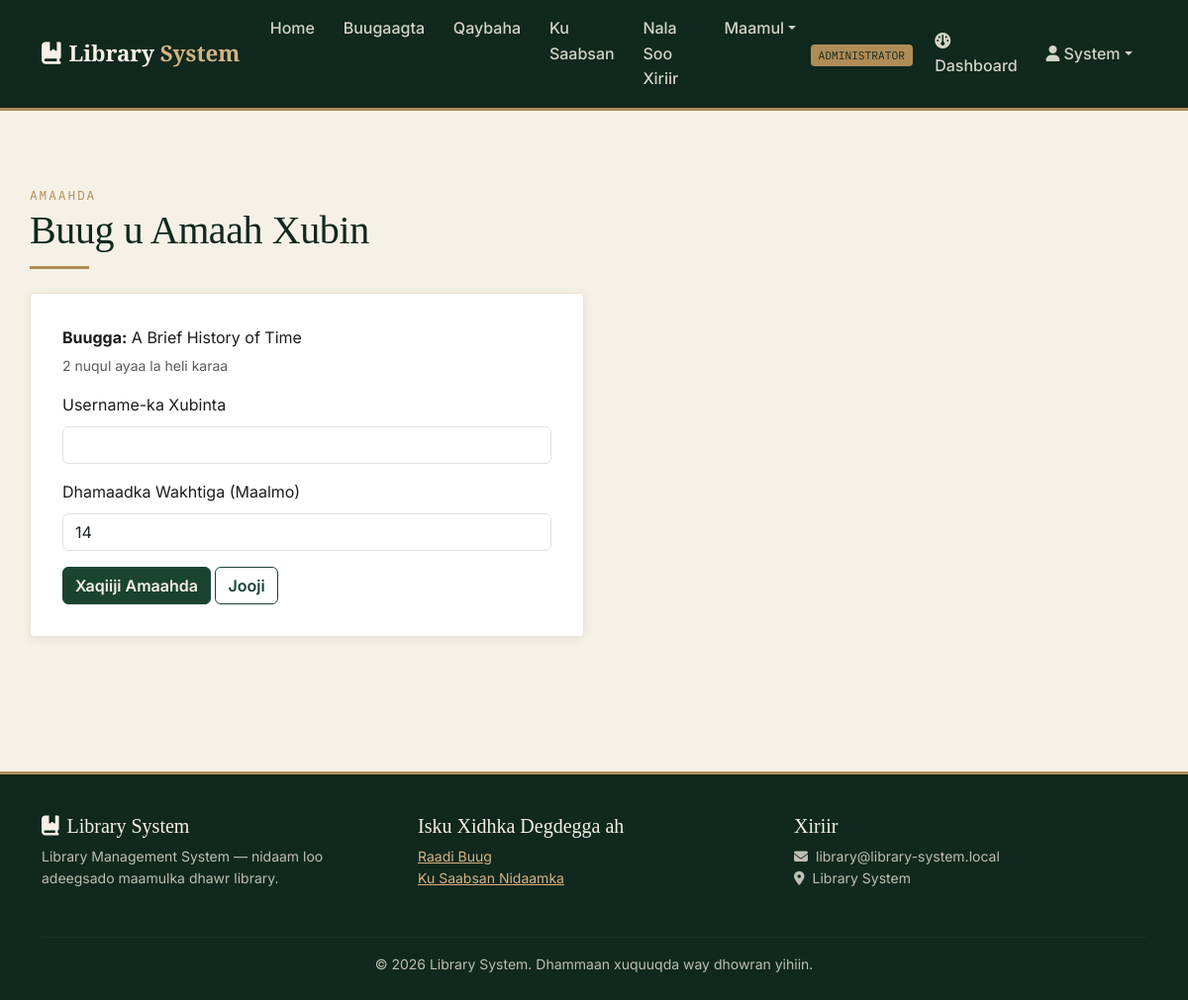
Screenshot of /circulation/borrow/2/ (signed in) with the database file from the repository.
### accounts/models.py (models this page shows, shortened)
class User(AbstractUser):
    class Role(models.TextChoices):
        ADMIN = 'ADMIN', 'Administrator'
        LIBRARIAN = 'LIBRARIAN', 'Librarian'
        MEMBER = 'MEMBER', 'Member'
    library = models.ForeignKey(
        'core.Library', on_delete=models.PROTECT, null=True, blank=True, related_name='users',
        help_text="The library this user belongs to. Leave empty only for the system owner (superuser).",
    )
    role = models.CharField(max_length=10, choices=Role.choices, default=Role.MEMBER)
    phone = models.CharField(max_length=20, blank=True)
    profile_photo = models.ImageField(upload_to='profiles/', blank=True, null=True)
    class MembershipType(models.TextChoices):
        STUDENT = 'STUDENT', 'Student'
        STAFF = 'STAFF', 'Staff'
        PUBLIC = 'PUBLIC', 'Public'
    membership_type = models.CharField(
        max_length=10, choices=MembershipType.choices, default=MembershipType.STUDENT
    )
    class Status(models.TextChoices):
        ACTIVE = 'ACTIVE', 'Active'
        SUSPENDED = 'SUSPENDED', 'Suspended'
        EXPIRED = 'EXPIRED', 'Expired'
    status = models.CharField(max_length=10, choices=Status.choices, default=Status.ACTIVE)
    registration_date = models.DateField(auto_now_add=True)
    def is_admin(self):
        return self.role == self.Role.ADMIN

### catalog/models.py (models this page shows, shortened)
class Book(models.Model):
    library = models.ForeignKey('core.Library', on_delete=models.PROTECT, related_name='books')
    title = models.CharField(max_length=255)
    author = models.CharField(max_length=150)
    isbn = models.CharField("ISBN", max_length=20)
    category = models.ForeignKey(Category, on_delete=models.SET_NULL, null=True, blank=True, related_name='books')
    publisher = models.CharField(max_length=150, blank=True)
    year_published = models.PositiveIntegerField(null=True, blank=True)
    total_copies = models.PositiveIntegerField(default=1)
    available_copies = models.PositiveIntegerField(default=1)
    shelf_location = models.CharField(max_length=50, blank=True)
    cover_image = models.ImageField(upload_to='book_covers/', blank=True, null=True)
    date_added = models.DateTimeField(auto_now_add=True)
    class Meta:
        ordering = ['title']
        unique_together = [('library', 'isbn')]

### circulation/views.py (the view)
# urls.py: path('borrow/<int:book_id>/', views.borrow_book, name='borrow_book'),
@login_required
@user_passes_test(staff_check)
def borrow_book(request, book_id):
    book = get_object_or_404(scope(Book.objects.all(), request.user), pk=book_id)
    if request.method == 'POST':
        form = BorrowForm(request.POST)
        if form.is_valid():
            username = form.cleaned_data['member_username']
            due_days = form.cleaned_data['due_days']
            try:
                member = User.objects.get(username=username, role=User.Role.MEMBER, library=book.library)
            except User.DoesNotExist:
                messages.error(request, "Xubinta lama helin. Fadlan hubi username-ka.")
                return render(request, 'circulation/borrow_form.html', {'form': form, 'book': book})
            if member.status != User.Status.ACTIVE:
                messages.error(request, f"Xubinta '{member}' xaaladeeda ma ahan Active ({member.get_status_display()}).")
                return redirect('catalog:book_detail', pk=book.pk)
            active_loans_count = BorrowRecord.objects.filter(
                member=member, status__in=[BorrowRecord.Status.BORROWED, BorrowRecord.Status.OVERDUE]
            ).count()
            if active_loans_count >= MAX_ACTIVE_LOANS:
                messages.error(
                    request,
                    f"'{member}' waxay hore u haysaa {active_loans_count} buug oo aan weli soo celin. "
                    f"Xadka ugu badan ee la amaahin karo hal mar waa {MAX_ACTIVE_LOANS} buug."
                )
                return redirect('catalog:book_detail', pk=book.pk)
            with transaction.atomic():
                locked_book = Book.objects.select_for_update().get(pk=book.pk)
                if locked_book.available_copies < 1:
                    messages.error(request, "Buugan hadda ma haysto nuqul la heli karo.")
                    return redirect('catalog:book_detail', pk=book.pk)
                record = BorrowRecord.objects.create(
                    member=member,
                    book=locked_book,
                    librarian=request.user,
                    due_date=timezone.localdate() + timedelta(days=due_days),
                )
                locked_book.available_copies -= 1
                locked_book.save()
            _notify(
                member.email,
                "Xaqiijinta Amaahda Buug - Library System",
                (
                    f"Salaan {member.first_name or member.username},\n\n"
                    f"Waxaad amaahatay buugga '{book.title}'.\n"
                    f"Taariikhda dib-u-celinta waa: {record.due_date}.\n\n"
                    "Mahadsanid,\nLibrary System"
                ),
            )
            messages.success(request, f"'{book.title}' waxaa la siiyay {member}.")
            return redirect('catalog:book_detail', pk=book.pk)
    else:
        form = BorrowForm(initial={'due_days': settings.LOAN_PERIOD_DAYS})
    return render(request, 'circulation/borrow_form.html', {'form': form, 'book': book})

### circulation/forms.py
class BorrowForm(forms.Form):
    member_username = forms.CharField(
        label="Username-ka Xubinta", widget=forms.TextInput(attrs={'class': 'form-control'})
    )
    due_days = forms.IntegerField(
        label="Dhamaadka Wakhtiga (Maalmo)", initial=14,
        widget=forms.NumberInput(attrs={'class': 'form-control'})
    )

### circulation/views.py (called while the page is built)
def staff_check(user):
    return user.is_authenticated and (user.is_admin() or user.is_librarian())

### core/scoping.py (called while the page is built)
def scope(queryset, user, field='library'):
    if user.library_id:
        return queryset.filter(**{field: user.library_id})
    if user.is_superuser:
        return queryset
    return queryset.none()

### templates/circulation/borrow_form.html (shortened to what this page needs)
{% extends "base.html" %}
{% block content %}
<div class="container section-pad">
  <span class="section-eyebrow">Amaahda</span>
  <h1>Buug u Amaah Xubin</h1>
  <div class="divider-brass"></div>
  <div class="card-plain" style="max-width: 560px;">
    <p class="mb-1"><strong>Buugga:</strong> {{ book.title }}</p>
    <p class="text-muted small">{{ book.available_copies }} nuqul ayaa la heli karaa</p>
    <form method="post">
      {% for field in form %}
      <div class="mb-3">
        <label class="form-label">{{ field.label }}</label>
        {{ field }}
      </div>
      {% endfor %}
      <button type="submit" class="btn btn-ink">Xaqiiji Amaahda</button>
      <a href="{% url 'catalog:book_detail' book.pk %}" class="btn btn-outline-ink">Jooji</a>
    </form>
  </div>
</div>
{% endblock %}

### templates/base.html (shortened to what this page needs)
{% load static %}
<!DOCTYPE html>
<html lang="so">
<head>
<link href="https://cdn.jsdelivr.net/npm/bootstrap@5.3.3/dist/css/bootstrap.min.css" rel="stylesheet">
<link href="https://cdnjs.cloudflare.com/ajax/libs/font-awesome/6.5.1/css/all.min.css" rel="stylesheet">
</head>
<body>
<nav class="navbar navbar-expand-lg navbar-lms sticky-top">
  <div class="container">
    <a class="navbar-brand" href="{% url 'core:home' %}"><i class="fa-solid fa-book-bookmark me-2"></i>Library <span>System</span></a>
    <div class="collapse navbar-collapse" id="navMain">
      <ul class="navbar-nav me-auto mb-2 mb-lg-0">
        {% if user.is_authenticated %}
          <li class="nav-item"><a class="nav-link" href="{% url 'core:home' %}">Home</a></li>
          <li class="nav-item"><a class="nav-link" href="{% url 'catalog:book_list' %}">Buugaagta</a></li>
          <li class="nav-item"><a class="nav-link" href="{% url 'catalog:category_list' %}">Qaybaha</a></li>
          <li class="nav-item"><a class="nav-link" href="{% url 'core:about' %}">Ku Saabsan</a></li>
          <li class="nav-item"><a class="nav-link" href="{% url 'core:contact' %}">Nala Soo Xiriir</a></li>
          {% if user.is_admin or user.is_librarian or user.is_superuser %}
          <li class="nav-item dropdown">
            <a class="nav-link dropdown-toggle" href="#" role="button" data-bs-toggle="dropdown" aria-expanded="false">Maamul</a>
          </li>
          {% endif %}
        {% endif %}
      </ul>
      <ul class="navbar-nav align-items-lg-center">
        {% if user.is_authenticated %}
          <li class="nav-item me-2"><span class="badge-role">{{ user.get_role_display }}</span></li>
          <li class="nav-item"><a class="nav-link" href="{% url 'core:dashboard' %}"><i class="fa-solid fa-gauge me-1"></i>Dashboard</a></li>
          <li class="nav-item dropdown">
            <a class="nav-link dropdown-toggle" href="#" role="button" data-bs-toggle="dropdown" aria-expanded="false"><i class="fa-solid fa-user me-1"></i>{{ user.first_name|default:user.username }}</a>
          </li>
        {% else %}
          <li class="nav-item"><a class="nav-link" href="{% url 'accounts:login' %}">Log in</a></li>
          <li class="nav-item">
            <a class="btn btn-brass btn-sm ms-lg-2" href="{% url 'accounts:register' %}">Isdiiwaangeli</a>
          </li>
        {% endif %}
      </ul>
    </div>
  </div>
</nav>
<main>
{% block content %}{% endblock %}
</main>
<footer class="footer-lms">
  <div class="container">
    <div class="row">
      <div class="col-md-4 mb-3">
        <h5><i class="fa-solid fa-book-bookmark me-2"></i>Library System</h5>
        <p class="small">Library Management System — nidaam loo adeegsado maamulka dhawr library.</p>
      </div>
      <div class="col-md-4 mb-3">
        <h5>Isku Xidhka Degdegga ah</h5>
        <ul class="list-unstyled small">
          {% if user.is_authenticated %}
          <li><a href="{% url 'catalog:book_list' %}">Raadi Buug</a></li>
          <li><a href="{% url 'core:about' %}">Ku Saabsan Nidaamka</a></li>
          {% else %}
          <li><a href="{% url 'accounts:login' %}">Log in</a></li>
          <li><a href="{% url 'accounts:register' %}">Isdiiwaangeli</a></li>
          {% endif %}
        </ul>
      </div>
      <div class="col-md-4 mb-3">
        <h5>Xiriir</h5>
        <p class="small mb-0"><i class="fa-solid fa-envelope me-2"></i>library@library-system.local</p>
        <p class="small"><i class="fa-solid fa-location-dot me-2"></i>Library System</p>
      </div>
    </div>
    <hr style="border-color: rgba(246,241,231,0.15);">
    <p class="small text-center mb-0">&copy; {% now "Y" %} Library System. Dhammaan xuquuqda way dhowran yihiin.</p>
  </div>
</footer>
</body>
</html>

### templates/base.html (style rules this page uses)
:root { --ink-green: #1B4332; --ink-green-dark: #10281D; --sage: #84A98C; --parchment: #F6F1E7; --parchment-deep: #EDE4D3; --brass: #B08D57; --brass-light: #D4B483; --ink: #1C1C1E; --ink-soft: #4A4A47; --danger: #9B2C2C; --ok: #2F6B3C; --radius: 4px; --shadow-card: 0 2px 10px rgba(16, 40, 29, 0.08); --shadow-lift: 0 10px 30px rgba(16, 40, 29, 0.18); }
* { box-sizing: border-box; }
body { background: var(--parchment); color: var(--ink); font-family: 'Inter', -apple-system, sans-serif; font-size: 16px; line-height: 1.6; }
h1, h2, h3, h4, .display-font { font-family: 'Playfair Display', Georgia, serif; color: var(--ink-green-dark); letter-spacing: -0.01em; }
a { color: var(--ink-green); }
.navbar-lms { background: var(--ink-green-dark); border-bottom: 3px solid var(--brass); }
.navbar-lms .navbar-brand { font-family: 'Playfair Display', serif; font-weight: 700; color: var(--parchment) !important; font-size: 1.4rem; }
.navbar-lms .navbar-brand span { color: var(--brass-light); }
.navbar-lms .nav-link { color: rgba(246, 241, 231, 0.85) !important; font-weight: 500; padding: 0.5rem 0.9rem !important; }
.badge-role { background: var(--brass); color: var(--ink-green-dark); font-family: 'IBM Plex Mono', monospace; font-size: 0.7rem; padding: 0.25rem 0.5rem; border-radius: var(--radius); text-transform: uppercase; }
.btn-ink { background: var(--ink-green); border-color: var(--ink-green); color: var(--parchment); font-weight: 600; }
.btn-outline-ink { border-color: var(--ink-green); color: var(--ink-green); font-weight: 600; }
.section-eyebrow { font-family: 'IBM Plex Mono', monospace; color: var(--brass); text-transform: uppercase; letter-spacing: 0.15em; font-size: 0.8rem; }
.section-pad { padding: 4.5rem 0; }
.divider-brass { width: 60px; height: 3px; background: var(--brass); margin: 0.75rem 0 1.5rem; }
footer.footer-lms { background: var(--ink-green-dark); color: rgba(246, 241, 231, 0.75); padding: 2.5rem 0 1.5rem; margin-top: 4rem; border-top: 3px solid var(--brass); }
footer.footer-lms a { color: var(--brass-light); }
footer.footer-lms h5 { color: var(--parchment); font-family: 'Playfair Display', serif; }
.card-plain { background: #fff; border: 1px solid var(--parchment-deep); border-radius: var(--radius); box-shadow: var(--shadow-card); padding: 2rem; }

### rows the page displays
User: role "ADMINISTRATOR", first_name "System"
Book: title "A Brief History of Time", available_copies "2"

### other values shown
{{ field.label }} "Username-ka Xubinta" "Dhamaadka Wakhtiga (Maalmo)"
